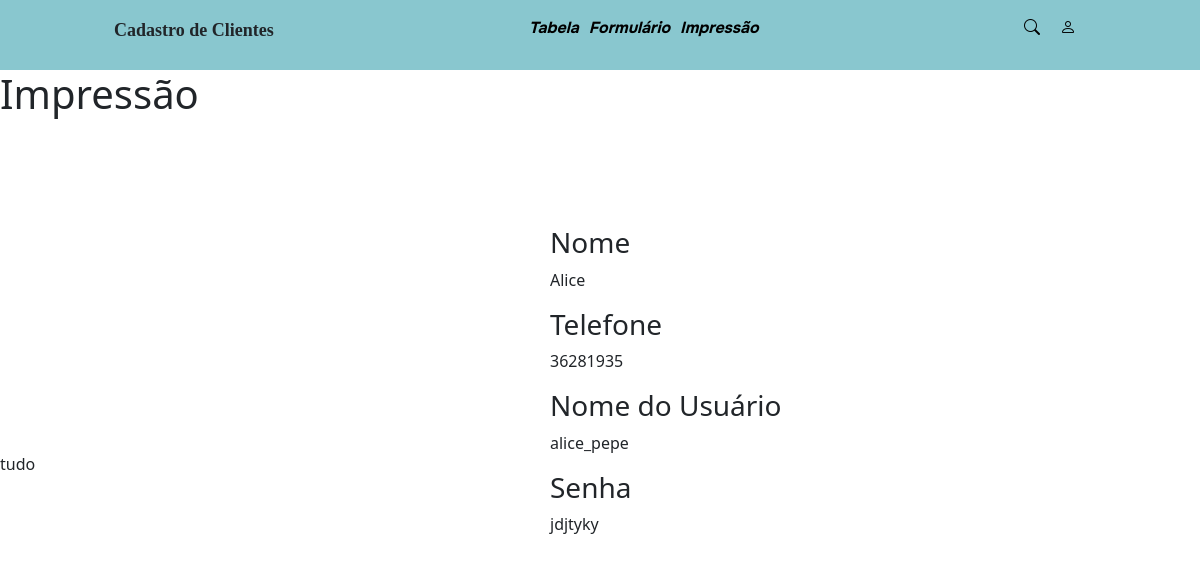
Page /impressao.php?idConsulta=1 on the committed database.
### tables this page shows
CREATE TABLE `tb_form` (
  `id_form` int(11) NOT NULL AUTO_INCREMENT,
  `nome` varchar(100) NOT NULL,
  `telefone` int(11) NOT NULL,
  `usuario` varchar(100) NOT NULL,
  `senha` varchar(200) NOT NULL,
  PRIMARY KEY (`id_form`)
);

### impressao.php (the view, shortened to what this page needs)
<?php
include './template/header.php';
?>
<?php
$idConsulta = $_GET['idConsulta'];
$dsn = 'mysql:dbname=db_form;host=127.0.0.1';
$usuario = "root";
$senha = "";
$conexaoBanco = new PDO($dsn, $usuario, $senha);
$scriptresultado = "SELECT * FROM tb_form where id_form = $idConsulta";
$scriptConsulta = $conexaoBanco->query($scriptresultado)->fetch();
?>
<h1>Impressão</h1>
<div class="form">
    <h3>Nome</h3>
    <p><?= $scriptConsulta['nome'] ?> </p>
    <h3>Telefone </h3>
    <p><?= $scriptConsulta['telefone'] ?></p>
    <h3>Nome do Usuário</h3>
    <p><?= $scriptConsulta['usuario'] ?></p>
    <h3>Senha</h3>
    <p><?= $scriptConsulta['senha'] ?></p>
</div>
<?php
include './template/footer.php';
?>

### css/style.css (style rules this page uses)
* { margin: 0; }
.form { display: flex; flex-direction: column; width: 500px; position: relative; left: 550px; top: 100px; }

### css/header.css (style rules this page uses)
* { margin: 0; }

### rows in the picture
tb_form: nome "Alice", telefone "36281935", usuario "alice_pepe", senha "jdjtyky"
